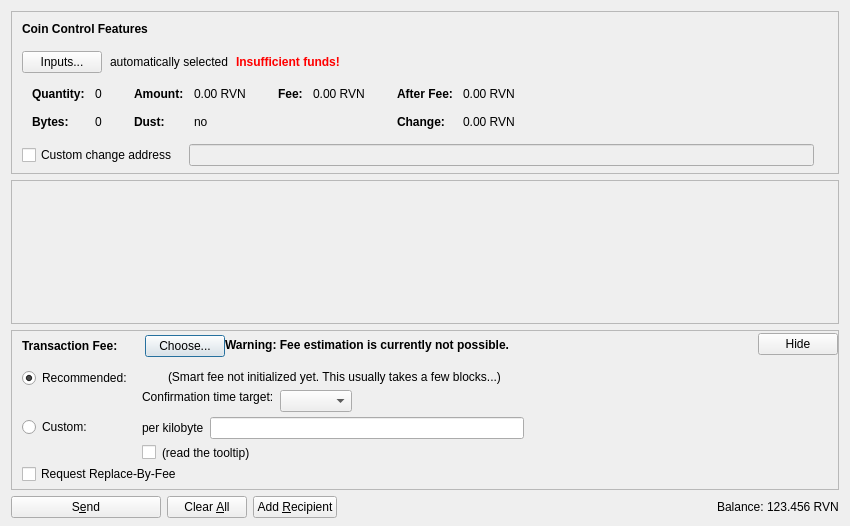
<?xml version="1.0" encoding="UTF-8"?>
<ui version="4.0">
 <class>SendCoinsDialog</class>
 <widget class="QDialog" name="SendCoinsDialog">
  <property name="geometry">
   <rect>
    <x>0</x>
    <y>0</y>
    <width>850</width>
    <height>526</height>
   </rect>
  </property>
  <property name="windowTitle">
   <string>Send Coins</string>
  </property>
  <layout class="QVBoxLayout" name="verticalLayout" stretch="0,1,0,0">
   <property name="bottomMargin">
    <number>8</number>
   </property>
   <item>
    <widget class="QFrame" name="frameCoinControl">
     <property name="sizePolicy">
      <sizepolicy hsizetype="Expanding" vsizetype="Expanding">
       <horstretch>0</horstretch>
       <verstretch>0</verstretch>
      </sizepolicy>
     </property>
     <property name="maximumSize">
      <size>
       <width>16777215</width>
       <height>16777215</height>
      </size>
     </property>
     <property name="frameShape">
      <enum>QFrame::StyledPanel</enum>
     </property>
     <property name="frameShadow">
      <enum>QFrame::Sunken</enum>
     </property>
     <layout class="QVBoxLayout" name="verticalLayoutCoinControl2">
      <property name="spacing">
       <number>0</number>
      </property>
      <property name="leftMargin">
       <number>0</number>
      </property>
      <property name="topMargin">
       <number>0</number>
      </property>
      <property name="rightMargin">
       <number>0</number>
      </property>
      <property name="bottomMargin">
       <number>6</number>
      </property>
      <item>
       <layout class="QVBoxLayout" name="verticalLayoutCoinControl" stretch="0,0,0,0,1">
        <property name="spacing">
         <number>0</number>
        </property>
        <property name="leftMargin">
         <number>10</number>
        </property>
        <property name="topMargin">
         <number>10</number>
        </property>
        <item>
         <layout class="QHBoxLayout" name="horizontalLayoutCoinControl1">
          <property name="bottomMargin">
           <number>15</number>
          </property>
          <item>
           <widget class="QLabel" name="labelCoinControlFeatures">
            <property name="sizePolicy">
             <sizepolicy hsizetype="Preferred" vsizetype="Maximum">
              <horstretch>0</horstretch>
              <verstretch>0</verstretch>
             </sizepolicy>
            </property>
            <property name="font">
             <font>
              <weight>75</weight>
              <bold>true</bold>
             </font>
            </property>
            <property name="styleSheet">
             <string notr="true">font-weight:bold;</string>
            </property>
            <property name="text">
             <string>Coin Control Features</string>
            </property>
           </widget>
          </item>
         </layout>
        </item>
        <item>
         <layout class="QHBoxLayout" name="horizontalLayoutCoinControl2" stretch="0,0,0,0">
          <property name="spacing">
           <number>8</number>
          </property>
          <property name="bottomMargin">
           <number>10</number>
          </property>
          <item>
           <widget class="QPushButton" name="pushButtonCoinControl">
            <property name="styleSheet">
             <string notr="true"/>
            </property>
            <property name="text">
             <string>Inputs...</string>
            </property>
            <property name="autoDefault">
             <bool>false</bool>
            </property>
           </widget>
          </item>
          <item>
           <widget class="QLabel" name="labelCoinControlAutomaticallySelected">
            <property name="text">
             <string>automatically selected</string>
            </property>
            <property name="margin">
             <number>5</number>
            </property>
           </widget>
          </item>
          <item>
           <widget class="QLabel" name="labelCoinControlInsuffFunds">
            <property name="font">
             <font>
              <weight>75</weight>
              <bold>true</bold>
             </font>
            </property>
            <property name="styleSheet">
             <string notr="true">color:red;font-weight:bold;</string>
            </property>
            <property name="text">
             <string>Insufficient funds!</string>
            </property>
            <property name="margin">
             <number>5</number>
            </property>
           </widget>
          </item>
          <item>
           <spacer name="horizontalSpacerCoinControl">
            <property name="orientation">
             <enum>Qt::Horizontal</enum>
            </property>
            <property name="sizeHint" stdset="0">
             <size>
              <width>40</width>
              <height>1</height>
             </size>
            </property>
           </spacer>
          </item>
         </layout>
        </item>
        <item>
         <widget class="QWidget" name="widgetCoinControl" native="true">
          <property name="sizePolicy">
           <sizepolicy hsizetype="Preferred" vsizetype="Preferred">
            <horstretch>0</horstretch>
            <verstretch>0</verstretch>
           </sizepolicy>
          </property>
          <property name="minimumSize">
           <size>
            <width>0</width>
            <height>0</height>
           </size>
          </property>
          <property name="styleSheet">
           <string notr="true"/>
          </property>
          <layout class="QHBoxLayout" name="horizontalLayoutCoinControl5">
           <property name="leftMargin">
            <number>0</number>
           </property>
           <property name="topMargin">
            <number>0</number>
           </property>
           <property name="rightMargin">
            <number>0</number>
           </property>
           <property name="bottomMargin">
            <number>0</number>
           </property>
           <item>
            <layout class="QHBoxLayout" name="horizontalLayoutCoinControl3" stretch="0,0,0,1">
             <property name="spacing">
              <number>20</number>
             </property>
             <property name="topMargin">
              <number>0</number>
             </property>
             <property name="bottomMargin">
              <number>10</number>
             </property>
             <item>
              <layout class="QFormLayout" name="formLayoutCoinControl1">
               <property name="horizontalSpacing">
                <number>10</number>
               </property>
               <property name="verticalSpacing">
                <number>14</number>
               </property>
               <property name="leftMargin">
                <number>10</number>
               </property>
               <property name="topMargin">
                <number>4</number>
               </property>
               <property name="rightMargin">
                <number>6</number>
               </property>
               <item row="0" column="0">
                <widget class="QLabel" name="labelCoinControlQuantityText">
                 <property name="font">
                  <font>
                   <weight>75</weight>
                   <bold>true</bold>
                  </font>
                 </property>
                 <property name="text">
                  <string>Quantity:</string>
                 </property>
                 <property name="margin">
                  <number>0</number>
                 </property>
                </widget>
               </item>
               <item row="0" column="1">
                <widget class="QLabel" name="labelCoinControlQuantity">
                 <property name="cursor">
                  <cursorShape>IBeamCursor</cursorShape>
                 </property>
                 <property name="contextMenuPolicy">
                  <enum>Qt::ActionsContextMenu</enum>
                 </property>
                 <property name="text">
                  <string notr="true">0</string>
                 </property>
                 <property name="margin">
                  <number>0</number>
                 </property>
                 <property name="textInteractionFlags">
                  <set>Qt::LinksAccessibleByMouse|Qt::TextSelectableByKeyboard|Qt::TextSelectableByMouse</set>
                 </property>
                </widget>
               </item>
               <item row="1" column="0">
                <widget class="QLabel" name="labelCoinControlBytesText">
                 <property name="font">
                  <font>
                   <weight>75</weight>
                   <bold>true</bold>
                  </font>
                 </property>
                 <property name="text">
                  <string>Bytes:</string>
                 </property>
                </widget>
               </item>
               <item row="1" column="1">
                <widget class="QLabel" name="labelCoinControlBytes">
                 <property name="cursor">
                  <cursorShape>IBeamCursor</cursorShape>
                 </property>
                 <property name="contextMenuPolicy">
                  <enum>Qt::ActionsContextMenu</enum>
                 </property>
                 <property name="text">
                  <string notr="true">0</string>
                 </property>
                 <property name="textInteractionFlags">
                  <set>Qt::LinksAccessibleByMouse|Qt::TextSelectableByKeyboard|Qt::TextSelectableByMouse</set>
                 </property>
                </widget>
               </item>
              </layout>
             </item>
             <item>
              <layout class="QFormLayout" name="formLayoutCoinControl2">
               <property name="horizontalSpacing">
                <number>10</number>
               </property>
               <property name="verticalSpacing">
                <number>14</number>
               </property>
               <property name="leftMargin">
                <number>6</number>
               </property>
               <property name="topMargin">
                <number>4</number>
               </property>
               <property name="rightMargin">
                <number>6</number>
               </property>
               <item row="0" column="0">
                <widget class="QLabel" name="labelCoinControlAmountText">
                 <property name="font">
                  <font>
                   <weight>75</weight>
                   <bold>true</bold>
                  </font>
                 </property>
                 <property name="text">
                  <string>Amount:</string>
                 </property>
                 <property name="margin">
                  <number>0</number>
                 </property>
                </widget>
               </item>
               <item row="0" column="1">
                <widget class="QLabel" name="labelCoinControlAmount">
                 <property name="cursor">
                  <cursorShape>IBeamCursor</cursorShape>
                 </property>
                 <property name="contextMenuPolicy">
                  <enum>Qt::ActionsContextMenu</enum>
                 </property>
                 <property name="text">
                  <string notr="true">0.00 RVN</string>
                 </property>
                 <property name="textInteractionFlags">
                  <set>Qt::LinksAccessibleByMouse|Qt::TextSelectableByKeyboard|Qt::TextSelectableByMouse</set>
                 </property>
                </widget>
               </item>
               <item row="1" column="0">
                <widget class="QLabel" name="labelCoinControlLowOutputText">
                 <property name="font">
                  <font>
                   <weight>75</weight>
                   <bold>true</bold>
                  </font>
                 </property>
                 <property name="text">
                  <string>Dust:</string>
                 </property>
                </widget>
               </item>
               <item row="1" column="1">
                <widget class="QLabel" name="labelCoinControlLowOutput">
                 <property name="cursor">
                  <cursorShape>IBeamCursor</cursorShape>
                 </property>
                 <property name="contextMenuPolicy">
                  <enum>Qt::ActionsContextMenu</enum>
                 </property>
                 <property name="text">
                  <string notr="true">no</string>
                 </property>
                 <property name="textInteractionFlags">
                  <set>Qt::LinksAccessibleByMouse|Qt::TextSelectableByKeyboard|Qt::TextSelectableByMouse</set>
                 </property>
                </widget>
               </item>
              </layout>
             </item>
             <item>
              <layout class="QFormLayout" name="formLayoutCoinControl3">
               <property name="horizontalSpacing">
                <number>10</number>
               </property>
               <property name="verticalSpacing">
                <number>14</number>
               </property>
               <property name="leftMargin">
                <number>6</number>
               </property>
               <property name="topMargin">
                <number>4</number>
               </property>
               <property name="rightMargin">
                <number>6</number>
               </property>
               <item row="0" column="0">
                <widget class="QLabel" name="labelCoinControlFeeText">
                 <property name="font">
                  <font>
                   <weight>75</weight>
                   <bold>true</bold>
                  </font>
                 </property>
                 <property name="text">
                  <string>Fee:</string>
                 </property>
                 <property name="margin">
                  <number>0</number>
                 </property>
                </widget>
               </item>
               <item row="0" column="1">
                <widget class="QLabel" name="labelCoinControlFee">
                 <property name="cursor">
                  <cursorShape>IBeamCursor</cursorShape>
                 </property>
                 <property name="contextMenuPolicy">
                  <enum>Qt::ActionsContextMenu</enum>
                 </property>
                 <property name="text">
                  <string notr="true">0.00 RVN</string>
                 </property>
                 <property name="textInteractionFlags">
                  <set>Qt::LinksAccessibleByMouse|Qt::TextSelectableByKeyboard|Qt::TextSelectableByMouse</set>
                 </property>
                </widget>
               </item>
              </layout>
             </item>
             <item>
              <layout class="QFormLayout" name="formLayoutCoinControl4">
               <property name="horizontalSpacing">
                <number>10</number>
               </property>
               <property name="verticalSpacing">
                <number>14</number>
               </property>
               <property name="leftMargin">
                <number>6</number>
               </property>
               <property name="topMargin">
                <number>4</number>
               </property>
               <property name="rightMargin">
                <number>6</number>
               </property>
               <item row="0" column="0">
                <widget class="QLabel" name="labelCoinControlAfterFeeText">
                 <property name="font">
                  <font>
                   <weight>75</weight>
                   <bold>true</bold>
                  </font>
                 </property>
                 <property name="text">
                  <string>After Fee:</string>
                 </property>
                 <property name="margin">
                  <number>0</number>
                 </property>
                </widget>
               </item>
               <item row="0" column="1">
                <widget class="QLabel" name="labelCoinControlAfterFee">
                 <property name="cursor">
                  <cursorShape>IBeamCursor</cursorShape>
                 </property>
                 <property name="contextMenuPolicy">
                  <enum>Qt::ActionsContextMenu</enum>
                 </property>
                 <property name="text">
                  <string notr="true">0.00 RVN</string>
                 </property>
                 <property name="textInteractionFlags">
                  <set>Qt::LinksAccessibleByMouse|Qt::TextSelectableByKeyboard|Qt::TextSelectableByMouse</set>
                 </property>
                </widget>
               </item>
               <item row="1" column="0">
                <widget class="QLabel" name="labelCoinControlChangeText">
                 <property name="font">
                  <font>
                   <weight>75</weight>
                   <bold>true</bold>
                  </font>
                 </property>
                 <property name="text">
                  <string>Change:</string>
                 </property>
                </widget>
               </item>
               <item row="1" column="1">
                <widget class="QLabel" name="labelCoinControlChange">
                 <property name="cursor">
                  <cursorShape>IBeamCursor</cursorShape>
                 </property>
                 <property name="contextMenuPolicy">
                  <enum>Qt::ActionsContextMenu</enum>
                 </property>
                 <property name="text">
                  <string notr="true">0.00 RVN</string>
                 </property>
                 <property name="textInteractionFlags">
                  <set>Qt::LinksAccessibleByMouse|Qt::TextSelectableByKeyboard|Qt::TextSelectableByMouse</set>
                 </property>
                </widget>
               </item>
              </layout>
             </item>
            </layout>
           </item>
          </layout>
         </widget>
        </item>
        <item>
         <layout class="QHBoxLayout" name="horizontalLayoutCoinControl4" stretch="0,0,0">
          <property name="spacing">
           <number>12</number>
          </property>
          <property name="sizeConstraint">
           <enum>QLayout::SetDefaultConstraint</enum>
          </property>
          <property name="topMargin">
           <number>5</number>
          </property>
          <property name="rightMargin">
           <number>5</number>
          </property>
          <item>
           <widget class="QCheckBox" name="checkBoxCoinControlChange">
            <property name="toolTip">
             <string>If this is activated, but the change address is empty or invalid, change will be sent to a newly generated address.</string>
            </property>
            <property name="text">
             <string>Custom change address</string>
            </property>
           </widget>
          </item>
          <item>
           <widget class="QValidatedLineEdit" name="lineEditCoinControlChange">
            <property name="enabled">
             <bool>false</bool>
            </property>
            <property name="sizePolicy">
             <sizepolicy hsizetype="Expanding" vsizetype="Fixed">
              <horstretch>0</horstretch>
              <verstretch>0</verstretch>
             </sizepolicy>
            </property>
           </widget>
          </item>
          <item>
           <widget class="QLabel" name="labelCoinControlChangeLabel">
            <property name="sizePolicy">
             <sizepolicy hsizetype="Preferred" vsizetype="Expanding">
              <horstretch>0</horstretch>
              <verstretch>0</verstretch>
             </sizepolicy>
            </property>
            <property name="minimumSize">
             <size>
              <width>0</width>
              <height>0</height>
             </size>
            </property>
            <property name="text">
             <string/>
            </property>
            <property name="margin">
             <number>3</number>
            </property>
           </widget>
          </item>
         </layout>
        </item>
        <item>
         <spacer name="verticalSpacerCoinControl">
          <property name="orientation">
           <enum>Qt::Vertical</enum>
          </property>
          <property name="sizeHint" stdset="0">
           <size>
            <width>800</width>
            <height>1</height>
           </size>
          </property>
         </spacer>
        </item>
       </layout>
      </item>
     </layout>
    </widget>
   </item>
   <item>
    <widget class="QScrollArea" name="scrollArea">
     <property name="widgetResizable">
      <bool>true</bool>
     </property>
     <widget class="QWidget" name="scrollAreaWidgetContents">
      <property name="geometry">
       <rect>
        <x>0</x>
        <y>0</y>
        <width>830</width>
        <height>104</height>
       </rect>
      </property>
      <layout class="QVBoxLayout" name="verticalLayout_2" stretch="0,1">
       <property name="leftMargin">
        <number>0</number>
       </property>
       <property name="topMargin">
        <number>0</number>
       </property>
       <property name="rightMargin">
        <number>0</number>
       </property>
       <property name="bottomMargin">
        <number>0</number>
       </property>
       <item>
        <layout class="QVBoxLayout" name="entries">
         <property name="spacing">
          <number>6</number>
         </property>
        </layout>
       </item>
       <item>
        <spacer name="verticalSpacer">
         <property name="orientation">
          <enum>Qt::Vertical</enum>
         </property>
         <property name="sizeHint" stdset="0">
          <size>
           <width>20</width>
           <height>40</height>
          </size>
         </property>
        </spacer>
       </item>
      </layout>
     </widget>
    </widget>
   </item>
   <item>
    <widget class="QFrame" name="frameFee">
     <property name="sizePolicy">
      <sizepolicy hsizetype="Expanding" vsizetype="Expanding">
       <horstretch>0</horstretch>
       <verstretch>0</verstretch>
      </sizepolicy>
     </property>
     <property name="maximumSize">
      <size>
       <width>16777215</width>
       <height>16777215</height>
      </size>
     </property>
     <property name="frameShape">
      <enum>QFrame::StyledPanel</enum>
     </property>
     <property name="frameShadow">
      <enum>QFrame::Sunken</enum>
     </property>
     <layout class="QVBoxLayout" name="verticalLayoutFee1">
      <property name="spacing">
       <number>0</number>
      </property>
      <property name="leftMargin">
       <number>0</number>
      </property>
      <property name="topMargin">
       <number>0</number>
      </property>
      <property name="rightMargin">
       <number>0</number>
      </property>
      <property name="bottomMargin">
       <number>0</number>
      </property>
      <item>
       <layout class="QVBoxLayout" name="verticalLayoutFee2" stretch="0,0,0">
        <property name="spacing">
         <number>0</number>
        </property>
        <property name="leftMargin">
         <number>10</number>
        </property>
        <property name="topMargin">
         <number>0</number>
        </property>
        <item>
         <layout class="QHBoxLayout" name="horizontalLayoutFee1">
          <property name="bottomMargin">
           <number>0</number>
          </property>
          <item>
           <layout class="QVBoxLayout" name="verticalLayoutFee7">
            <property name="spacing">
             <number>0</number>
            </property>
            <item>
             <spacer name="verticalSpacerSmartFee">
              <property name="orientation">
               <enum>Qt::Vertical</enum>
              </property>
              <property name="sizeType">
               <enum>QSizePolicy::Fixed</enum>
              </property>
              <property name="sizeHint" stdset="0">
               <size>
                <width>1</width>
                <height>4</height>
               </size>
              </property>
             </spacer>
            </item>
            <item>
             <layout class="QHBoxLayout" name="horizontalLayoutSmartFee">
              <property name="spacing">
               <number>10</number>
              </property>
              <item>
               <widget class="QLabel" name="labelFeeHeadline">
                <property name="sizePolicy">
                 <sizepolicy hsizetype="Preferred" vsizetype="Maximum">
                  <horstretch>0</horstretch>
                  <verstretch>0</verstretch>
                 </sizepolicy>
                </property>
                <property name="font">
                 <font>
                  <weight>75</weight>
                  <bold>true</bold>
                 </font>
                </property>
                <property name="styleSheet">
                 <string notr="true">font-weight:bold;</string>
                </property>
                <property name="text">
                 <string>Transaction Fee:</string>
                </property>
               </widget>
              </item>
              <item>
               <widget class="QLabel" name="labelFeeMinimized">
                <property name="text">
                 <string/>
                </property>
               </widget>
              </item>
              <item>
               <widget class="QPushButton" name="buttonChooseFee">
                <property name="text">
                 <string>Choose...</string>
                </property>
               </widget>
              </item>
             </layout>
            </item>
            <item>
             <spacer name="verticalSpacer_5">
              <property name="orientation">
               <enum>Qt::Vertical</enum>
              </property>
              <property name="sizeHint" stdset="0">
               <size>
                <width>1</width>
                <height>1</height>
               </size>
              </property>
             </spacer>
            </item>
           </layout>
          </item>
          <item>
           <widget class="QLabel" name="fallbackFeeWarningLabel">
            <property name="toolTip">
             <string>Using the fallbackfee can result in sending a transaction that will take several hours or days (or never) to confirm. Consider choosing your fee manually or wait until you have validated the complete chain.</string>
            </property>
            <property name="font">
            <font>
                <weight>75</weight>
                <bold>true</bold>
            </font>
            </property>
            <property name="text">
             <string>Warning: Fee estimation is currently not possible.</string>
            </property>
            <property name="wordWrap">
             <bool>false</bool>
            </property>
           </widget>
          </item>
          <item>
           <spacer name="horizontalSpacer_4">
            <property name="orientation">
             <enum>Qt::Horizontal</enum>
            </property>
            <property name="sizeType">
             <enum>QSizePolicy::MinimumExpanding</enum>
            </property>
            <property name="sizeHint" stdset="0">
             <size>
              <width>40</width>
              <height>20</height>
             </size>
            </property>
           </spacer>
          </item>
          <item>
           <widget class="QPushButton" name="buttonMinimizeFee">
            <property name="toolTip">
             <string>collapse fee-settings</string>
            </property>
            <property name="text">
             <string>Hide</string>
            </property>
           </widget>
          </item>
         </layout>
        </item>
        <item>
         <widget class="QFrame" name="frameFeeSelection">
          <layout class="QVBoxLayout" name="verticalLayoutFee12">
           <property name="spacing">
            <number>0</number>
           </property>
           <property name="leftMargin">
            <number>0</number>
           </property>
           <property name="topMargin">
            <number>0</number>
           </property>
           <property name="rightMargin">
            <number>0</number>
           </property>
           <property name="bottomMargin">
            <number>0</number>
           </property>
           <item>
            <layout class="QGridLayout" name="gridLayoutFee">
             <property name="topMargin">
              <number>10</number>
             </property>
             <property name="bottomMargin">
              <number>4</number>
             </property>
             <property name="horizontalSpacing">
              <number>10</number>
             </property>
             <property name="verticalSpacing">
              <number>4</number>
             </property>
             <item row="1" column="1">
              <layout class="QVBoxLayout" name="verticalLayoutFee8">
               <property name="spacing">
                <number>6</number>
               </property>
               <item>
                <layout class="QHBoxLayout" name="horizontalLayoutFee13">
                 <item>
                  <widget class="QLabel" name="labelCustomPerKilobyte">
                   <property name="toolTip">
                    <string>If the custom fee is set to 1000 satoshis and the transaction is only 250 bytes, then &quot;per kilobyte&quot; only pays 250 satoshis in fee, while &quot;total at least&quot; pays 1000 satoshis. For transactions bigger than a kilobyte both pay by kilobyte.</string>
                   </property>
                   <property name="text">
                    <string>per kilobyte</string>
                   </property>
                  </widget>
                 </item>
                 <item>
                  <widget class="HeliosAmountField" name="customFee"/>
                 </item>
                 <item>
                  <spacer name="horizontalSpacer_6">
                   <property name="orientation">
                    <enum>Qt::Horizontal</enum>
                   </property>
                   <property name="sizeHint" stdset="0">
                    <size>
                     <width>1</width>
                     <height>1</height>
                    </size>
                   </property>
                  </spacer>
                 </item>
                </layout>
               </item>
               <item>
                <layout class="QHBoxLayout" name="horizontalLayoutFee8">
                 <item>
                  <widget class="QCheckBox" name="checkBoxMinimumFee">
                   <property name="toolTip">
                    <string>Paying only the minimum fee is just fine as long as there is less transaction volume than space in the blocks. But be aware that this can end up in a never confirming transaction once there is more demand for helios transactions than the network can process.</string>
                   </property>
                   <property name="text">
                    <string/>
                   </property>
                  </widget>
                 </item>
                 <item>
                  <widget class="QLabel" name="labelMinFeeWarning">
                   <property name="enabled">
                    <bool>true</bool>
                   </property>
                   <property name="toolTip">
                    <string>Paying only the minimum fee is just fine as long as there is less transaction volume than space in the blocks. But be aware that this can end up in a never confirming transaction once there is more demand for helios transactions than the network can process.</string>
                   </property>
                   <property name="text">
                    <string>(read the tooltip)</string>
                   </property>
                   <property name="margin">
                    <number>5</number>
                   </property>
                  </widget>
                 </item>
                 <item>
                  <spacer name="horizontalSpacer_2">
                   <property name="orientation">
                    <enum>Qt::Horizontal</enum>
                   </property>
                   <property name="sizeHint" stdset="0">
                    <size>
                     <width>1</width>
                     <height>1</height>
                    </size>
                   </property>
                  </spacer>
                 </item>
                </layout>
               </item>
              </layout>
             </item>
             <item row="0" column="0">
              <layout class="QVBoxLayout" name="verticalLayoutFee4" stretch="0,1">
               <item>
                <widget class="QRadioButton" name="radioSmartFee">
                 <property name="text">
                  <string>Recommended:</string>
                 </property>
                 <property name="checked">
                  <bool>true</bool>
                 </property>
                 <attribute name="buttonGroup">
                  <string notr="true">groupFee</string>
                 </attribute>
                </widget>
               </item>
               <item>
                <spacer name="verticalSpacer_2">
                 <property name="orientation">
                  <enum>Qt::Vertical</enum>
                 </property>
                 <property name="sizeHint" stdset="0">
                  <size>
                   <width>1</width>
                   <height>1</height>
                  </size>
                 </property>
                </spacer>
               </item>
              </layout>
             </item>
             <item row="1" column="0">
              <layout class="QVBoxLayout" name="verticalLayoutFee9" stretch="0,1">
               <item>
                <widget class="QRadioButton" name="radioCustomFee">
                 <property name="text">
                  <string>Custom:</string>
                 </property>
                 <attribute name="buttonGroup">
                  <string notr="true">groupFee</string>
                 </attribute>
                </widget>
               </item>
               <item>
                <spacer name="verticalSpacer_6">
                 <property name="orientation">
                  <enum>Qt::Vertical</enum>
                 </property>
                 <property name="sizeHint" stdset="0">
                  <size>
                   <width>1</width>
                   <height>1</height>
                  </size>
                 </property>
                </spacer>
               </item>
              </layout>
             </item>
             <item row="0" column="1">
              <layout class="QVBoxLayout" name="verticalLayoutFee3" stretch="0,0,1">
               <property name="spacing">
                <number>6</number>
               </property>
               <property name="topMargin">
                <number>2</number>
               </property>
               <item>
                <layout class="QHBoxLayout" name="horizontalLayoutFee12">
                 <item>
                  <widget class="QLabel" name="labelSmartFee">
                   <property name="text">
                    <string/>
                   </property>
                   <property name="margin">
                    <number>2</number>
                   </property>
                  </widget>
                 </item>
                 <item>
                  <widget class="QLabel" name="labelFeeEstimation">
                   <property name="text">
                    <string/>
                   </property>
                  </widget>
                 </item>
                 <item>
                  <widget class="QLabel" name="labelSmartFee2">
                   <property name="text">
                    <string>(Smart fee not initialized yet. This usually takes a few blocks...)</string>
                   </property>
                   <property name="margin">
                    <number>2</number>
                   </property>
                  </widget>
                 </item>
                 <item>
                  <spacer name="horizontalSpacer_5">
                   <property name="orientation">
                    <enum>Qt::Horizontal</enum>
                   </property>
                   <property name="sizeHint" stdset="0">
                    <size>
                     <width>1</width>
                     <height>1</height>
                    </size>
                   </property>
                  </spacer>
                 </item>
                </layout>
               </item>
               <item>
                <layout class="QHBoxLayout" name="horizontalLayoutFee9">
                 <item>
                  <layout class="QVBoxLayout" name="verticalLayoutFee6">
                   <item>
                    <widget class="QLabel" name="labelSmartFee3">
                     <property name="text">
                      <string>Confirmation time target:</string>
                     </property>
                     <property name="margin">
                      <number>2</number>
                     </property>
                    </widget>
                   </item>
                   <item>
                    <spacer name="verticalSpacer_3">
                     <property name="orientation">
                      <enum>Qt::Vertical</enum>
                     </property>
                     <property name="sizeHint" stdset="0">
                      <size>
                       <width>1</width>
                       <height>1</height>
                      </size>
                     </property>
                    </spacer>
                   </item>
                  </layout>
                 </item>
                 <item>
                  <layout class="QVBoxLayout" name="verticalLayoutFee5">
                   <property name="rightMargin">
                    <number>30</number>
                   </property>
                   <item>
                    <layout class="QHBoxLayout" name="horizontalLayoutConfTarget">
                     <property name="bottomMargin">
                      <number>0</number>
                     </property>
                     <item>
                      <widget class="QComboBox" name="confTargetSelector"/>
                     </item>
                     <item>
                      <spacer name="horizontalSpacerConfTarget">
                       <property name="orientation">
                        <enum>Qt::Horizontal</enum>
                       </property>
                       <property name="sizeHint" stdset="0">
                        <size>
                         <width>40</width>
                         <height>20</height>
                        </size>
                       </property>
                      </spacer>
                     </item>
                    </layout>
                   </item>
                  </layout>
                 </item>
                </layout>
               </item>
               <item>
                <spacer name="verticalSpacer_4">
                 <property name="orientation">
                  <enum>Qt::Vertical</enum>
                 </property>
                 <property name="sizeHint" stdset="0">
                  <size>
                   <width>1</width>
                   <height>1</height>
                  </size>
                 </property>
                </spacer>
               </item>
              </layout>
             </item>
            </layout>
           </item>
           <item>
            <widget class="QCheckBox" name="optInRBF">
             <property name="text">
              <string>Request Replace-By-Fee</string>
             </property>
             <property name="toolTip">
              <string>Indicates that the sender may wish to replace this transaction with a new one paying higher fees (prior to being confirmed).</string>
             </property>
            </widget>
           </item>
          </layout>
         </widget>
        </item>
        <item>
         <spacer name="verticalSpacerFee">
          <property name="orientation">
           <enum>Qt::Vertical</enum>
          </property>
          <property name="sizeHint" stdset="0">
           <size>
            <width>40</width>
            <height>5</height>
           </size>
          </property>
         </spacer>
        </item>
       </layout>
      </item>
     </layout>
    </widget>
   </item>
   <item>
    <layout class="QHBoxLayout" name="horizontalLayout">
     <item>
      <widget class="QPushButton" name="sendButton">
       <property name="minimumSize">
        <size>
         <width>150</width>
         <height>0</height>
        </size>
       </property>
       <property name="toolTip">
        <string>Confirm the send action</string>
       </property>
       <property name="text">
        <string>S&amp;end</string>
       </property>
       <property name="icon">
        <iconset resource="../helios.qrc">
         <normaloff>:/icons/send</normaloff>:/icons/send</iconset>
       </property>
       <property name="autoDefault">
        <bool>false</bool>
       </property>
       <property name="default">
        <bool>false</bool>
       </property>
      </widget>
     </item>
     <item>
      <widget class="QPushButton" name="clearButton">
       <property name="sizePolicy">
        <sizepolicy hsizetype="Minimum" vsizetype="Fixed">
         <horstretch>0</horstretch>
         <verstretch>0</verstretch>
        </sizepolicy>
       </property>
       <property name="toolTip">
        <string>Clear all fields of the form.</string>
       </property>
       <property name="text">
        <string>Clear &amp;All</string>
       </property>
       <property name="icon">
        <iconset resource="../helios.qrc">
         <normaloff>:/icons/remove</normaloff>:/icons/remove</iconset>
       </property>
       <property name="autoDefault">
        <bool>false</bool>
       </property>
      </widget>
     </item>
     <item>
      <widget class="QPushButton" name="addButton">
       <property name="toolTip">
        <string>Send to multiple recipients at once</string>
       </property>
       <property name="text">
        <string>Add &amp;Recipient</string>
       </property>
       <property name="icon">
        <iconset resource="../helios.qrc">
         <normaloff>:/icons/add</normaloff>:/icons/add</iconset>
       </property>
       <property name="autoDefault">
        <bool>false</bool>
       </property>
      </widget>
     </item>
     <item>
      <spacer name="horizontalSpacer">
       <property name="orientation">
        <enum>Qt::Horizontal</enum>
       </property>
       <property name="sizeHint" stdset="0">
        <size>
         <width>40</width>
         <height>20</height>
        </size>
       </property>
      </spacer>
     </item>
     <item>
      <layout class="QHBoxLayout" name="horizontalLayout_2">
       <property name="spacing">
        <number>3</number>
       </property>
       <item>
        <widget class="QLabel" name="label">
         <property name="sizePolicy">
          <sizepolicy hsizetype="Preferred" vsizetype="Fixed">
           <horstretch>0</horstretch>
           <verstretch>0</verstretch>
          </sizepolicy>
         </property>
         <property name="text">
          <string>Balance:</string>
         </property>
        </widget>
       </item>
       <item>
        <widget class="QLabel" name="labelBalance">
         <property name="sizePolicy">
          <sizepolicy hsizetype="Preferred" vsizetype="Fixed">
           <horstretch>0</horstretch>
           <verstretch>0</verstretch>
          </sizepolicy>
         </property>
         <property name="cursor">
          <cursorShape>IBeamCursor</cursorShape>
         </property>
         <property name="text">
          <string notr="true">123.456 RVN</string>
         </property>
         <property name="textInteractionFlags">
          <set>Qt::LinksAccessibleByMouse|Qt::TextSelectableByKeyboard|Qt::TextSelectableByMouse</set>
         </property>
        </widget>
       </item>
      </layout>
     </item>
    </layout>
   </item>
  </layout>
 </widget>
 <customwidgets>
  <customwidget>
   <class>QValidatedLineEdit</class>
   <extends>QLineEdit</extends>
   <header>qvalidatedlineedit.h</header>
  </customwidget>
  <customwidget>
   <class>HeliosAmountField</class>
   <extends>QLineEdit</extends>
   <header>heliosamountfield.h</header>
   <container>1</container>
  </customwidget>
 </customwidgets>
 <resources>
  <include location="../helios.qrc"/>
 </resources>
 <connections/>
 <buttongroups>
  <buttongroup name="groupFee"/>
 </buttongroups>
</ui>
